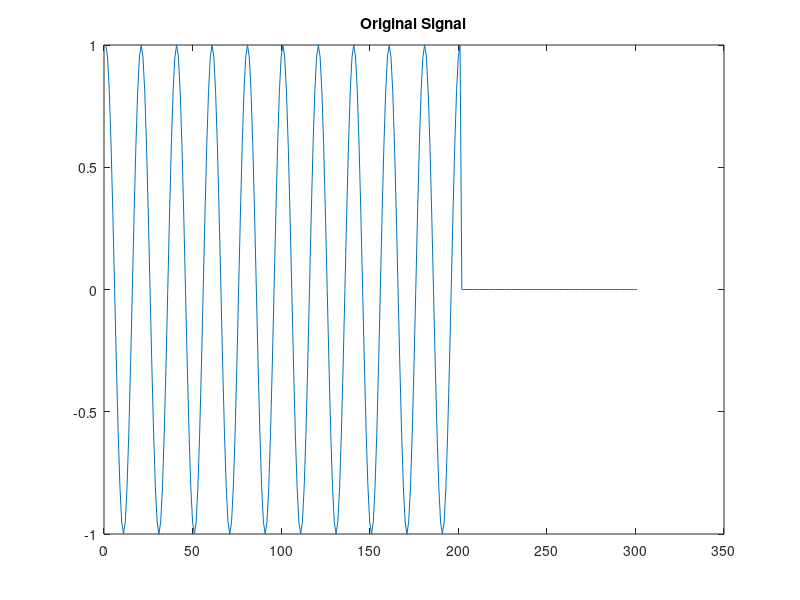
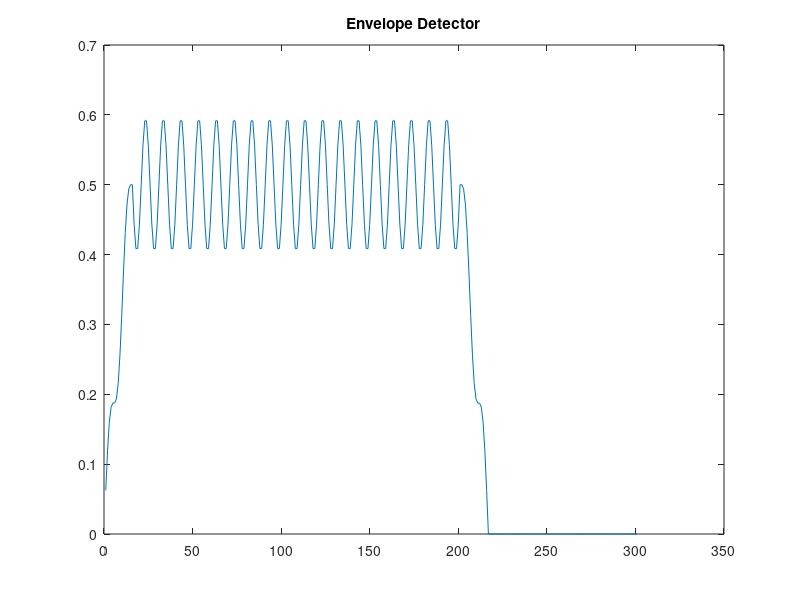

Write the MATLAB code that produced these figures, in order.
clear all
close all
clc
fs = 100e6;
Ts = 1 / fs;

fc = 5e6;

t = 0:Ts:2e-6;

x = cos(2 * pi * fc * t);
x = [x zeros(1, 100)];
x_sqr = x.^2;

lpf = ones(1, 16);
lpf = lpf / length(lpf);

env = filter(lpf, 1, x_sqr);

plot(x)
title('Original Signal')
figure
plot(env)
title('Envelope Detector')